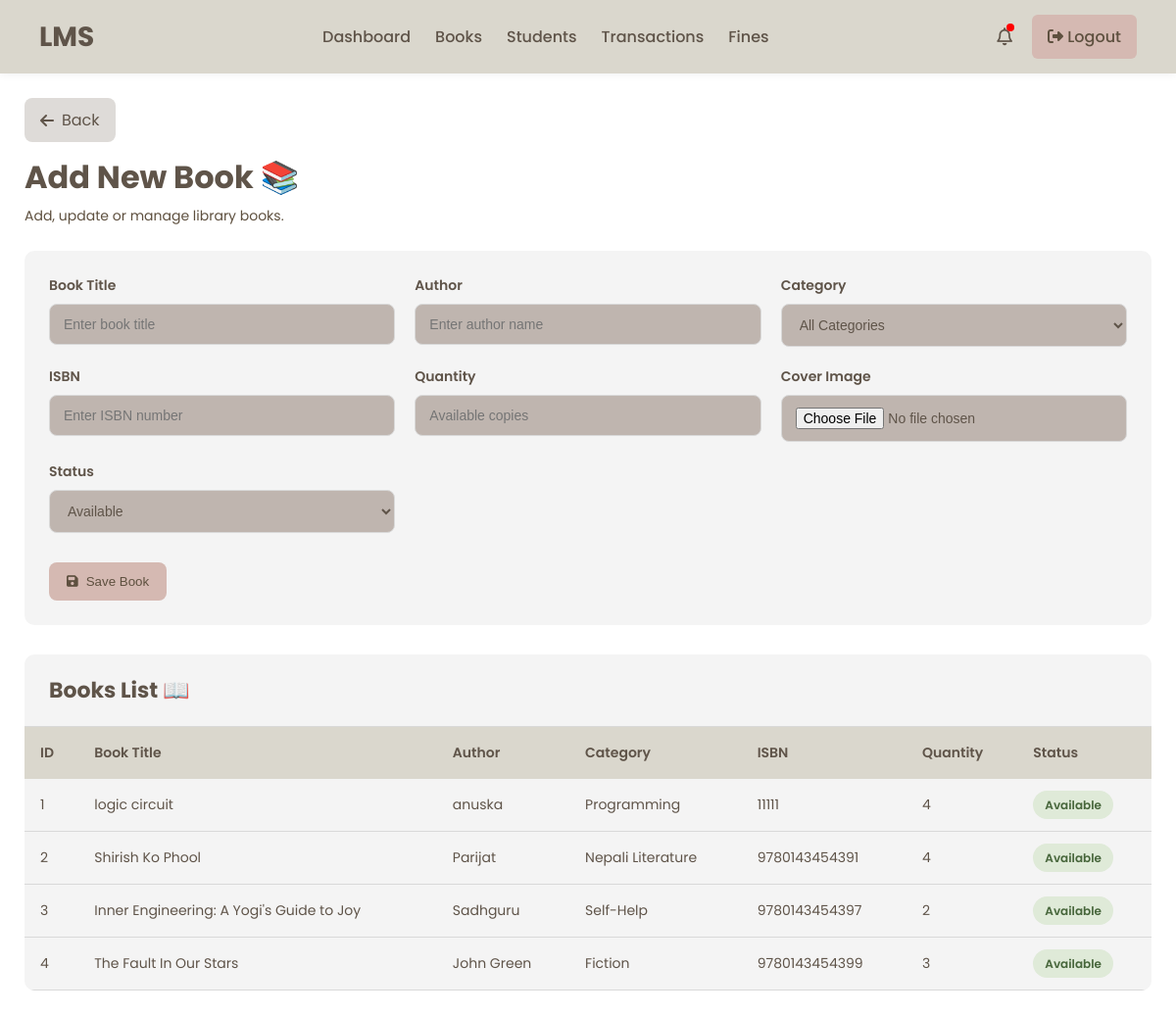
/add-book/, run on the app's committed database.
### library/models.py (models this page shows, shortened)
class Book(models.Model):
    title = models.CharField(max_length=200)
    author = models.CharField(max_length=100)
    category = models.ForeignKey(Category,
        on_delete=models.SET_NULL,
        null=True,
        blank=True
    )
    isbn = models.CharField(
        max_length=50,
        unique=True,
        null=True,
        blank=True
    )
    quantity = models.IntegerField(default=1)
    available = models.BooleanField(default=True)
    cover_image = models.ImageField(upload_to='book_covers/', null=True, blank=True)

class Category(models.Model):
    name = models.CharField(max_length=100, unique=True)

### library/views.py (the view, shortened to what this page needs)
# urls.py: path('add-book/', views.add_book, name='add_book'),
def add_book(request):
    context = {
        'books': Book.objects.all(),
        'categories': Category.objects.all()
    }
    return render(
        request,
        'add_book.html',
        context
    )

### templates/add_book.html (shortened to what this page needs)
{% extends 'admin_base.html' %}
{% load static %}
{% block extra_css %}
<link rel="stylesheet" href="{% static 'css/add_book.css' %}">
{% endblock %}
{% block content %}
<div class="students-page">
    <div class="top-header">
        <div class="header-left">
            <a href="{% url 'books' %}"
               class="back-btn">
                <i class="fa-solid fa-arrow-left"></i>
                Back
            </a>
            <h1 class="page-title">
                Add New Book 📚
            </h1>
            <p class="page-subtitle">
                Add, update or manage library books.
            </p>
        </div>
    </div>
    <div class="form-container">
        <form method="POST">
            <div class="input-group">
                <label>Book Title</label>
                <input type="text"
                       name="title"
                       placeholder="Enter book title"
                       required>
            </div>
            <div class="input-group">
                <label>Author</label>
                <input type="text"
                       name="author"
                       placeholder="Enter author name"
                       required>
            </div>
            <div class="input-group">
                <label>Category</label>
                <select name="category" required>
                    <option value="">All Categories</option>
                </select>
            </div>
            <div class="input-group">
                <label>ISBN</label>
                <input type="text"
                       name="isbn"
                       placeholder="Enter ISBN number">
            </div>
            <div class="input-group">
                <label>Quantity</label>
                <input type="number"
                       name="quantity"
                       min="1"
                       placeholder="Available copies"
                       required>
            </div>
            <form method="POST" enctype="multipart/form-data">
                <div class="input-group">
                    <label>Cover Image</label>
                    <input type="file"
                           name="cover_image"
                           accept="image/*">
                </div>
            <div class="input-group">
                <label>Status</label>
                <select name="available">
                    <option value="True">Available</option>
                </select>
            </div>
            <div class="button-group">
                <button type="submit"
                        class="add-btn">
                    <i class="fa-solid fa-floppy-disk"></i>
                    Save Book
                </button>
            </div>
        </form>
    </div>
    <div class="table-wrapper">
        <div class="table-header">
            <h2>
                Books List 📖
            </h2>
        </div>
        <table>
            <thead>
                <tr>
                    <th>ID</th>
                    <th>Book Title</th>
                    <th>Author</th>
                    <th>Category</th>
                    <th>ISBN</th>
                    <th>Quantity</th>
                    <th>Status</th>
                </tr>
            </thead>
            <tbody>
                {% for book in books %}
                <tr>
                    <td>{{ book.id }}</td>
                    <td>{{ book.title }}</td>
                    <td>{{ book.author }}</td>
                    <td>{{ book.category.name }}</td>
                    <td>{{ book.isbn }}</td>
                    <td>{{ book.quantity }}</td>
                    <td>
                        {% if book.available %}
                        <span class="active-status">
                            Available
                        </span>
                        {% else %}
                        <span class="inactive-status">
                            Issued
                        </span>
                        {% endif %}
                    </td>
                </tr>
                {% endfor %}
            </tbody>
        </table>
    </div>
</div>
{% endblock %}

### assets/css/admin_base.css (style rules this page uses)
:root { --primary-color: #D9D9D9; --secondary-color: #DAD7CD; --background-color: #FFFFFF; --background-color-table: #F4F4F4; --text-color: #5F5449; --btn-color-1: #D5B9B2; --btn-color-2: #DEDBD8; --btn-color-3: #AAA0A0; --btn-text-color: #5E503F; --background-color-box: #EDDCD2; --box: #BFB5AF; }
* { margin:0; padding:0; box-sizing:border-box; }
body { font-family:'Poppins', sans-serif; background:var(--background-color); color:var(--text-color); min-height:100vh; }
table { width:100%; border-collapse:collapse; }
table th { font-weight:600; }

### assets/css/add_book.css (style rules this page uses)
.students-page { padding:25px; }
.top-header { display:flex; justify-content:space-between; align-items:center; margin-bottom:25px; flex-wrap:wrap; gap:15px; }
.back-btn { display:inline-flex; align-items:center; gap:8px; text-decoration:none; background:var(--btn-color-2); color:var(--text-color); padding:10px 16px; border-radius:8px; transition:.3s; margin-bottom:12px; }
.page-title { font-size:32px; margin-bottom:5px; color:var(--text-color); }
.page-subtitle { color:var(--btn-text-color); font-size:14px; }
.form-container { background:var(--background-color-table); border-radius:10px; padding:25px; margin-bottom:30px; }
.form-container form { display:grid; grid-template-columns:repeat(auto-fit, minmax(280px, 1fr)); gap:20px; }
.input-group { display:flex; flex-direction:column; }
.input-group label { margin-bottom:8px; font-size:14px; font-weight:600; color:var(--text-color); }
.input-group input, .input-group select { padding:12px 14px; border:1px solid var(--primary-color); border-radius:8px; background:var(--box); color:var(--text-color); font-size:14px; }
.button-group { grid-column:1 / -1; margin-top:10px; }
.add-btn { border:none; cursor:pointer; background:var(--btn-color-1); color:var(--btn-text-color); padding:12px 18px; border-radius:8px; font-weight:500; display:inline-flex; align-items:center; gap:8px; transition:.3s; }
.table-wrapper { background:var(--background-color-table); border-radius:10px; overflow:hidden; }
.table-header { padding:20px 25px; border-bottom:1px solid var(--primary-color); }
.table-header h2 { color:var(--text-color); font-size:22px; }
table { width:100%; border-collapse:collapse; }
thead { background:var(--secondary-color); }
thead th { padding:16px; text-align:left; font-size:14px; color:var(--text-color); font-weight:600; }
tbody td { padding:16px; border-bottom:1px solid var(--primary-color); font-size:14px; }
.active-status { background:#dfead8; color:#47663b; padding:6px 12px; border-radius:20px; font-size:12px; font-weight:600; }

### data on the page
Book: id "1", title "logic circuit", author "anuska", category.name "Programming", isbn "11111", quantity "4", available "Available"
Book: id "2", title "Shirish Ko Phool", author "Parijat", category.name "Nepali Literature", isbn "9780143454391", quantity "4", available "Available"
Book: id "3", title "Inner Engineering: A Yogi's Guide to Joy", author "Sadhguru", category.name "Self-Help", isbn "9780143454397", quantity "2", available "Available"
Book: id "4", title "The Fault In Our Stars", author "John Green", category.name "Fiction", isbn "9780143454399", quantity "3", available "Available"
